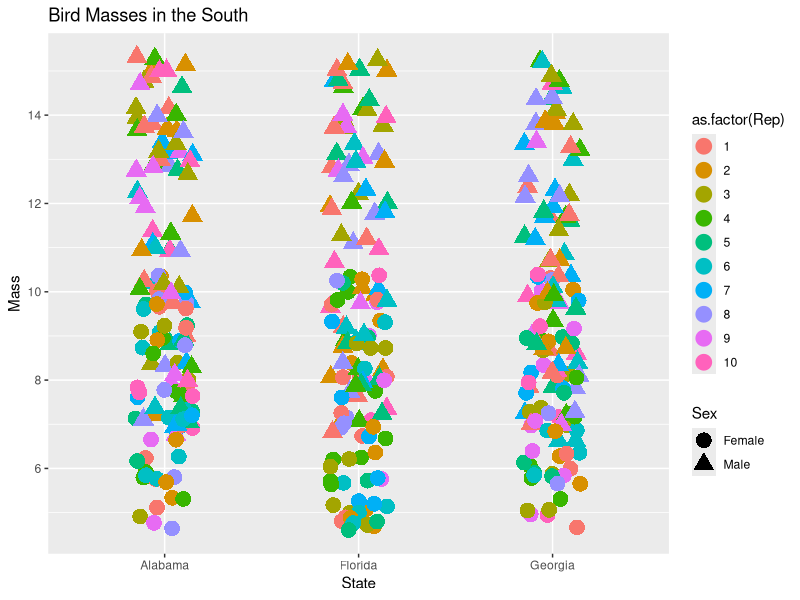

Write R code to recreate this figure.
## ---- chunk 1
knitr::opts_chunk$set(echo = TRUE)

# Call packages required for assignment: 
  library(ggplot2)
  library(dplyr)
  library(arm)
  library(MASS)
  library(ggfortify)
  library(nlme)
  library(lme4)
  library(lmerTest)
  library(emmeans)
  library(ggtext)
  library(patchwork)

## ---- chunk 2

# Read in data you are using for this assignment: 
  birds <- read.csv("birds.csv")

## ---- chunk 3
  ggplot(birds, aes(State, Mass, colour = as.factor(Rep), shape=Sex)) + 
    geom_jitter(width =0.15, size=5) +
    ggtitle("Bird Masses in the South")
          
## ---- chunk 4

# First model of data (basic, linear):
  birdy.states <- lmer(Mass ~ (1|State/Rep), data = birds)
  summary(birdy.states)
  anova(birdy.states)
  
# ANOVA for linear model of data: 
  anova(lm(Mass ~ State/Rep, data = birds))

# Interested in differences among the different states; use state as a fixed effect: 
  birdy.states.2 <- lmer(Mass ~ State + (1|State/Rep), data = birds)
  summary(birdy.states.2)
  anova(birdy.states.2)
 
# Test to see which model fits the bird data the best:
  anova(birdy.states.2,birdy.states, test = "Chisq")
  # They are incredibly close (AIC of 1997.5 vs 1999.6). 
## ---- chunk 5

# Fitting a generalized linear mixed model with point ID as a random effect (random intercept)
  glmm <- glmer(Presence ~ Elevation + (1|PointID), data = birds, family = binomial(link = "logit"),
                control=glmerControl(optimizer="bobyqa",optCtrl=list(maxfun=2e5)))
  summary(glmm)

# Fitting a generalized linear mixed model with point ID as a random effect (random intercept) that varies by state (random slope)
  glmm2 <- glmer(Presence ~ Elevation + (1 + State|PointID), data = birds, family = binomial(link = "logit"))
  summary(glmm2)

# Fitting a generalized linear mixed model with point ID as a random effect only
  glmm3 <- glmer(Presence ~ (1|PointID), data = birds, family = binomial(link = "logit"))
  summary(glmm3)

# Compare models:
  AIC(glmm, glmm2, glmm3)
  
